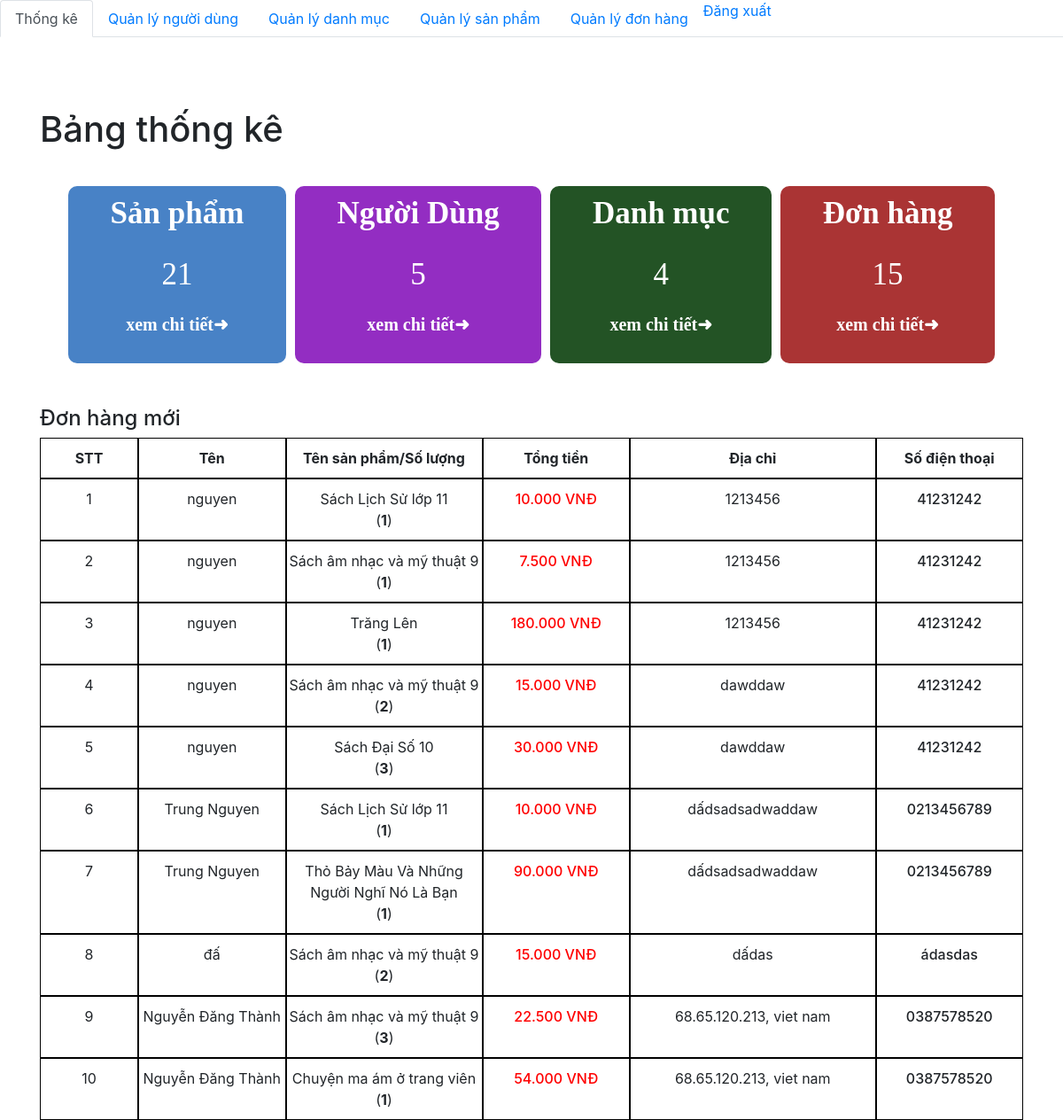
/admin/index.php (signed in), run on the app's committed database.
### tables this page shows
CREATE TABLE `order_details` (
  `id` int(11) NOT NULL,
  `order_id` int(11) NOT NULL,
  `product_id` int(11) NOT NULL,
  `id_user` int(11) NOT NULL,
  `num` int(11) NOT NULL,
  `price` float NOT NULL,
  `status` varchar(255) NOT NULL
);

CREATE TABLE `orders` (
  `id` int(11) NOT NULL,
  `fullname` varchar(100) NOT NULL,
  `phone_number` varchar(20) NOT NULL,
  `email` varchar(150) NOT NULL,
  `address` varchar(200) NOT NULL,
  `note` varchar(255) DEFAULT NULL,
  `order_date` datetime DEFAULT NULL
);

CREATE TABLE `product` (
  `id` int(11) NOT NULL,
  `title` varchar(200) NOT NULL,
  `price` float NOT NULL,
  `number` float NOT NULL,
  `thumbnail` varchar(500) NOT NULL,
  `content` longtext NOT NULL,
  `id_category` int(11) NOT NULL,
  `created_at` datetime DEFAULT NULL,
  `updated_at` datetime DEFAULT NULL
);

### admin/database/dbhelper.php (called while the page is built, shortened)
<?php
function executeResult($sql)
{
	$con = mysqli_connect(HOST, USERNAME, PASSWORD, DATABASE);
	$result = mysqli_query($con, $sql);
	$data   = [];
	while ($row = mysqli_fetch_array($result, 1)) {
		$data[] = $row;
	}
	return $data;
}

### admin/index.php (the view, shortened to what this page needs)
<?php require_once('database/dbhelper.php'); ?>
<!DOCTYPE html>
<html>
<head>
    <link rel="stylesheet" href="https://maxcdn.bootstrapcdn.com/bootstrap/4.4.1/css/bootstrap.min.css">
    <link href="https://cdn.jsdelivr.net/npm/summernote@0.8.18/dist/summernote.min.css" rel="stylesheet">
    <link rel="stylesheet" href="style.css">
</head>
<body>
    <div id="wrapper">
        <header>
            <ul class="nav nav-tabs">
                <li class="nav-item">
                    <a class="nav-link active" href="category/index.php">Thống kê</a>
                </li>
                <li class="nav-item">
                    <a class="nav-link" href="user/">Quản lý người dùng</a>
                </li>
                <li class="nav-item">
                    <a class="nav-link" href="category/index.php">Quản lý danh mục</a>
                </li>
                <li class="nav-item">
                    <a class="nav-link" href="product/">Quản lý sản phẩm</a>
                </li>
                <li class="nav-item ">
                    <a class="nav-link " href="dashboard.php">Quản lý đơn hàng</a>
                </li>
                <section class="menu-right">
                    <div class="login">
                        <?php
                        if (isset($_COOKIE['username'])) {
                                echo '
                                <a href="login/logout.php"><i class="fas fa-sign-out-alt"></i>Đăng xuất</a>
                            </div>
                            ';
                            }
                        ?>
                    </div>
        <div class="container">
            <main>
                <h1>Bảng thống kê</h1>
                <section class="dashboard">
                    <div class="table">
                        <div class="sp">
                            <p>Sản phẩm</p>
                            <?php
                            $sql = "SELECT * FROM `product`";
                            $conn = mysqli_connect(HOST, USERNAME, PASSWORD, DATABASE);
                            $result = mysqli_query($conn, $sql);
                            echo '<span>' . mysqli_num_rows($result) . '</span>';
                            ?>
                            <p><a href="product/">xem chi tiết➜</a></p>
                        </div>
                        <div class="sp kh">
                            <p>Người Dùng</p>
                            <?php
                            $sql = "SELECT * FROM `user`";
                            $conn = mysqli_connect(HOST, USERNAME, PASSWORD, DATABASE);
                            $result = mysqli_query($conn, $sql);
                            echo '<span>' . mysqli_num_rows($result) . '</span>';
                            ?>
                            <p><a href="user/">xem chi tiết➜</a></p>
                        </div>
                        <div class="sp dm">
                            <p>Danh mục</p>
                            <?php
                            $sql = "SELECT * FROM `category`";
                            $conn = mysqli_connect(HOST, USERNAME, PASSWORD, DATABASE);
                            $result = mysqli_query($conn, $sql);
                            echo '<span>' . mysqli_num_rows($result) . '</span>';
                            ?>
                            <p><a href="category/">xem chi tiết➜</a></p>
                        </div>
                        <div class="sp dh">
                            <p>Đơn hàng</p>
                            <?php
                            $sql = "SELECT * FROM `order_details`";
                            $conn = mysqli_connect(HOST, USERNAME, PASSWORD, DATABASE);
                            $result = mysqli_query($conn, $sql);
                            echo '<span>' . mysqli_num_rows($result) . '</span>';
                            ?>
                            <p><a href="dashboard.php">xem chi tiết➜</a></p>
                        </div>
                    </div>
                </section>
                <section class="new-order">
                    <h4>Đơn hàng mới</h4>
                    <table>
                        <tr class="bold">
                            <td>STT</td>
                            <td>Tên</td>
                            <td>Tên sản phẩm/Số lượng</td>
                            <td>Tổng tiền</td>
                            <td>Địa chỉ</td>
                            <td>Số điện thoại</td>
                        </tr>
                        <?php
                            try {
                                if (isset($_GET['page'])) {
                                    $page = $_GET['page'];
                                } else {
                                    $page = 1;
                                }
                                $limit = 10;
                                $start = ($page - 1) * $limit;
                                $sql = "SELECT * from orders, order_details, product
                                where order_details.order_id=orders.id and product.id=order_details.product_id ORDER BY order_date DESC limit $start,$limit ";
                                $order_details_List = executeResult($sql);
                                $count = 0;
                                foreach ($order_details_List as $item) {
                                    echo '
                                        <tr style="text-align: center;">
                                            <td>' . (++$count) . '</td>
                                            <td>' . $item['fullname'] . '</td>
                                            <td>' . $item['title'] . '<br>(<strong>' . $item['num'] .'</strong>) </td>
                                            <td class="b-500 red">' . number_format($item['num'] * $item['price'], 0, ',', '.') . '<span> VNĐ</span></td>
                                            <td>' . $item['address'] . '</td>
                                            <td class="b-500">' . $item['phone_number'] . '</td>
                                        </tr>
                                    ';
                                }
                            } catch (Exception $e) {
                                die("Lỗi thực thi sql: " . $e->getMessage());
                            }
                            ?>
                    </table>
                </section>
            </main>
        </div>
</body>
</html>

### admin/style.css (style rules this page uses)
.dashboard .table { padding: 2rem; display: grid; grid-column-gap: 10px; grid-template-columns: auto auto auto auto; }
.dashboard .table .sp { color: white; background-color: #4882c6; padding: 5px; border-radius: 10px; text-align: center; }
.dashboard .table .kh { background-color: #932dc2; }
.dashboard .table .dm { background-color: rgb(35, 83, 37); }
.dashboard .table .dh { background-color: rgb(170, 52, 52); }
.dashboard .table .sp>p { font-size: 35px; text-align: center; font-weight: bold; font-family: "Bebas Neue", cursive; }
.dashboard .table .sp span { text-align: center; font-size: 35px; padding: 2rem 0; font-family: "Bebas Neue", cursive; }
.dashboard .table .sp p>a { text-decoration: none; color: white; font-size: 20px; transition: all 0.3s; }
table { width: 100%; }
table tr { text-align: center; width: 100%; display: grid; grid-template-columns: 10% 15% 20% 15% 25% 15% ; }
table tr.bold { font-weight: bold; }
table tr td { padding: 10px 0; border: 1px solid black; }

### admin/index.php (style rules this page uses)
#wrapper { padding-bottom: 5rem; }
.b-500 { font-weight: 500; }
.red { color: red; }

### data on the page
order_details: order.fullname "nguyen", product.title "Sách Lịch Sử lớp 11", num "1", $item['num']*$item['price'] "10.000", order.address "1213456", order.phone_number "41231242"
order_details: order.fullname "nguyen", product.title "Sách âm nhạc và mỹ thuật 9", num "1", $item['num']*$item['price'] "7.500", order.address "1213456", order.phone_number "41231242"
order_details: order.fullname "nguyen", product.title "Trăng Lên", num "1", $item['num']*$item['price'] "180.000", order.address "1213456", order.phone_number "41231242"
order_details: order.fullname "nguyen", product.title "Sách âm nhạc và mỹ thuật 9", num "2", $item['num']*$item['price'] "15.000", order.address "dawddaw", order.phone_number "41231242"
order_details: order.fullname "nguyen", product.title "Sách Đại Số 10", num "3", $item['num']*$item['price'] "30.000", order.address "dawddaw", order.phone_number "41231242"
order_details: order.fullname "Trung Nguyen", product.title "Sách Lịch Sử lớp 11", num "1", $item['num']*$item['price'] "10.000", order.address "dấdsadsadwaddaw", order.phone_number "0213456789"
order_details: order.fullname "Trung Nguyen", product.title "Thỏ Bảy Màu Và Những Người Nghĩ Nó Là Bạn", num "1", $item['num']*$item['price'] "90.000", order.address "dấdsadsadwaddaw", order.phone_number "0213456789"
order_details: order.fullname "đấ", product.title "Sách âm nhạc và mỹ thuật 9", num "2", $item['num']*$item['price'] "15.000", order.address "dấdas", order.phone_number "ádasdas"
order_details: order.fullname "Nguyễn Đăng Thành", product.title "Sách âm nhạc và mỹ thuật 9", num "3", $item['num']*$item['price'] "22.500", order.address "68.65.120.213, viet nam", order.phone_number "0387578520"
order_details: order.fullname "Nguyễn Đăng Thành", product.title "Chuyện ma ám ở trang viên", num "1", $item['num']*$item['price'] "54.000", order.address "68.65.120.213, viet nam", order.phone_number "0387578520"

### other printed values
mysqli_num_rows($result) "21"
mysqli_num_rows($result) "5"
mysqli_num_rows($result) "4"
mysqli_num_rows($result) "15"
